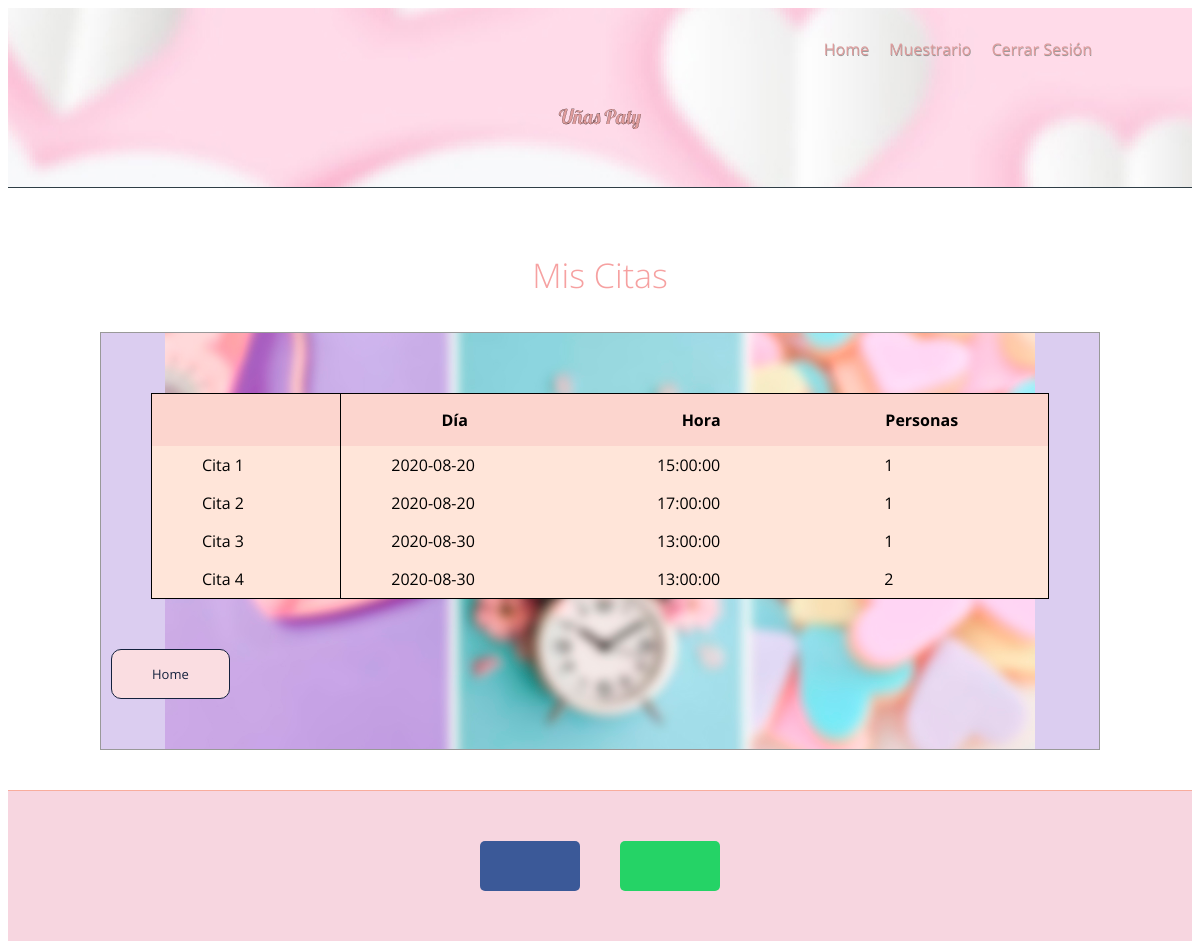
Page /miscitas.php (signed in) on the committed database.
### tables this page shows
CREATE TABLE `citas_reservadas` (
  `id_cita` int(11) NOT NULL,
  `dia` date NOT NULL,
  `hora` time NOT NULL,
  `personas` int(200) NOT NULL
);

### conexion_citas.php (called while the page is built)
<?php
	function Conectar(){
		$servidor = "localhost";
		$usuario = "root";
		$password = "";
		$bd = "login_unas";
		$conexion_citas = mysqli_connect($servidor, $usuario, $password, $bd);
		return $conexion_citas;
	}
?>

### miscitas.php (the view, shortened to what this page needs)
<?php
	require_once("conexion_citas.php");
	$sql="SELECT * FROM citas_reservadas";
	$resultado= mysqli_query(Conectar(), $sql);
?>
<!DOCTYPE html>
<html lang="es">
<head>
    <link rel="stylesheet" href="css/font-awesome.min.css">
    <link rel="stylesheet" href="css/estilos_miscitas.css">
</head>
<body>
    <header>
        <div class="contenedor">
            <nav class="menu">
                <a href="inicio.php">Home</a>
                <a href="#">Muestrario</a>
                <a href="cerrar_sesion.php">Cerrar Sesión</a>
            </nav>
            <div class="contenedor-texto">
                    <h2 class="nombre">Uñas Paty</h2>
            </div>
    </header>
    <section class="main">
        <section class="misCitas">
            <div class="contenedor">
               <div class="texto">
                 <h3 class="titulo">Mis Citas</h3>
               </div>
            </div>
        </section>
        <section class="tabla">
            <div class="contenedor">
                <div class="citas">
                <form>
                <table id="mis-citas" class="mis-citas">
                    <thead>
                        <tr>
                            <th class="cita"></th>
                            <th>Día</th>
                            <th>Hora</th>
                            <th>Personas</th>
                        </tr>
                    </thead>
                    <?php
				while($renglon = mysqli_fetch_array($resultado)){
						$dia = $renglon['dia'];
						$hora=$renglon['hora'];
                        $personas=$renglon['personas'];
                        $id=$renglon['id_cita'];
			            ?>
                    <tbody>
                        <tr>
                                <td class="cita">Cita <?php echo $id ?></td>
                                <td><?php echo $dia ?></td>
                                <td><?php echo "$hora"; ?></td>
                                <td><?php echo "$personas"; ?></td>
                            </tr>
                    </tbody>
                    <?php
				}
			?>
                </table>
                </form>
                    <a href="inicio.php" class="button">Home</a>
                </div>
            </div>
        </section>
    </section>
    <footer>
        <section class="redes">
            <div class="contenedor">
                <a href="#" class="facebook"><i class="fa fa-facebook-f"></i></a>
                <a href="#" class="wa"><i class="fa fa-whatsapp"></i></a>
            </div>
        </section>
    </footer>
</body>
</html>

### css/estilos_miscitas.css (style rules this page uses)
* { box-sizing: border-box; }
body { background: #fff; font-family: 'Open Sans', sans-serif; font-size:16px; }
.contenedor { width: 90%; max-width: 1000px; margin: auto; overflow: hidden; }
header { background: url('../imagenes/bg.jpg') #F7D6E0; background-repeat: no-repeat; background-position: center; max-height: 180px; height: 180px; border-bottom: 0.5px solid #2f3e46; }
header .menu { margin: 20px 0; text-align: right; }
header .menu a { margin: 10px 8px; color: #DF9C9C; padding-bottom: 5px; display: inline-block; text-decoration: none; border-bottom: 2px solid transparent; font-size: 1em; text-shadow: #999 0.5px 1px 0; }
header .contenedor-texto { display: flex; justify-content: center; align-content: center; margin: 10px 0; margin-bottom: 20px; }
header .contenedor-texto h2 { color: #DF9C9C; font-weight: 300; margin: 0; -webkit-text-stroke: 0.2px black; font-family: 'Lobster', cursive; }
header .contenedor-texto .nombre { margin-bottom: 10px; font-size: 20px; line-height: 40px; }
.main .contenedor { overflow: visible; }
.main .misCitas { text-align: center; }
.main .misCitas .texto { color: #5a5a5a; font-weight: 600; font-size: 1em; line-height: 30px; width: 80%; margin: 40px auto; }
.main .misCitas .texto .titulo { margin-top: 70px; font-size: 34px; line-height: 34px; margin-bottom: 40px; font-weight: 300; color: #F6A1A1; text-align: center; }
.main .tabla .citas { background: url('../imagenes/citas.jpg') #dbcdf0; background-repeat: no-repeat; background-position: center; margin-top: 20px; margin: auto; }
.main .tabla .citas { width: 100%; margin-bottom: 40px; border: 0.2px solid #999; }
a.button { -webkit-appearance: button; -moz-appearance: button; appearance: button; text-decoration: none; background: #fadde1; color: #14213d; border-radius: 3px; padding: 15px 40px; cursor: pointer; border-radius: 10px 10px 10px 10px !important; font-size: 13px; border: 0.3px solid #14213d; margin: 50px 10px; }
footer .redes { background: #F7D6E0; padding: 40px 0; border-top: solid 1px #f8ad9d; }
footer .redes .contenedor { display: flex; justify-content: center; }
footer .redes .facebook, footer .redes .wa { color: #fff; text-align: center; width: 100px; height: 50px; display:block; padding-top: 2px; border-radius: 5px; font-size: 35px; margin: 10px 20px; }
footer .redes .wa { background: #25d366; }
footer .redes .facebook { background: #3b5998; }
.mis-citas { width: 90%; margin: auto; margin-top: 60px; border-collapse: collapse; border: 1px solid black; }
.mis-citas thead { background-color: #FCD5CE; color: black; }
.mis-citas thead th { padding-top: 15px; padding-bottom: 15px; padding-right: 40px; }
.mis-citas tbody td { background: #FFE5D9; padding: 0.5rem; padding-left: 50px; }
.mis-citas .cita { border-right: 1px solid #000; }

### rows in the picture
citas_reservadas: id_cita "1", dia "2020-08-20", hora "15:00:00", personas "1"
citas_reservadas: id_cita "2", dia "2020-08-20", hora "17:00:00", personas "1"
citas_reservadas: id_cita "3", dia "2020-08-30", hora "13:00:00", personas "1"
citas_reservadas: id_cita "4", dia "2020-08-30", hora "13:00:00", personas "2"
